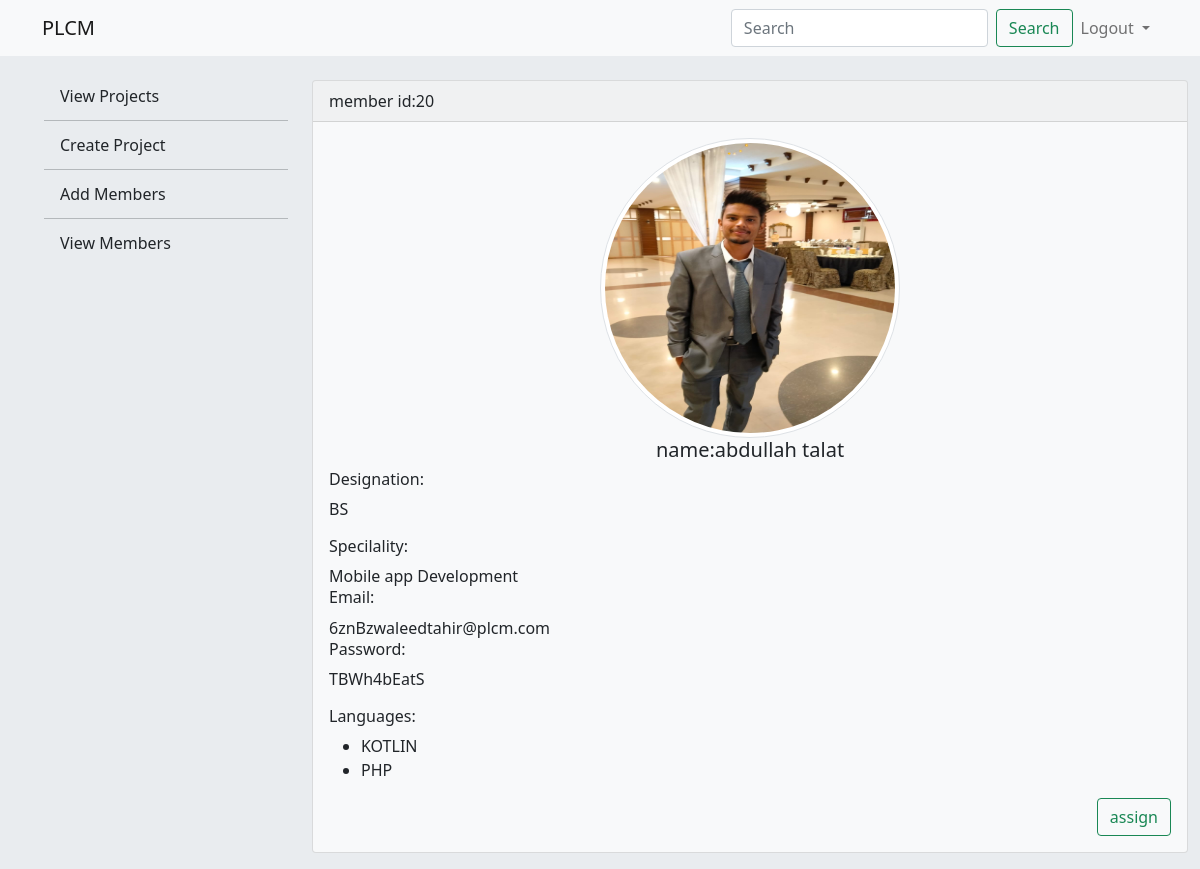
Page /admin/view_member_detail.php?p_id=20 (signed in) on the committed database.
### tables this page shows
CREATE TABLE `members` (
  `m_id` int(11) NOT NULL,
  `f_name` text NOT NULL,
  `l_name` text NOT NULL,
  `reg_no` text NOT NULL,
  `email` text NOT NULL,
  `password` text NOT NULL,
  `designation` text NOT NULL,
  `speciality` text NOT NULL,
  `img_path` text NOT NULL,
  `date` timestamp NOT NULL DEFAULT current_timestamp() ON UPDATE current_timestamp()
);

CREATE TABLE `languages` (
  `l_id` int(11) NOT NULL,
  `m_id` int(11) NOT NULL,
  `l_name` text NOT NULL
);

### admin/view_member_detail.php (the view, shortened to what this page needs)
<?php
include("connection/connection.php");
$query="select * from members where m_id=".$_GET['p_id'];
$result=mysqli_query($conn,$query);
$query="select * from languages where m_id=".$_GET['p_id'];
$lang=mysqli_query($conn,$query);
?>
<!doctype html>
<html lang="en">
  <head>
    <link href="https://cdn.jsdelivr.net/npm/bootstrap@5.1.3/dist/css/bootstrap.min.css" rel="stylesheet">
    <link rel='stylesheet' href='css/style.css'>
  </head>
  <body>
  <div class='container-fluid p-0 responsive'>
  <nav class="navbar navbar-expand-md navbar-light bg-light">
  <div class="container">
    <a class="navbar-brand" href="#">PLCM</a>
    <div class="collapse navbar-collapse" id="navbarSupportedContent">
      <form class="d-flex">
        <input class="form-control me-2" type="search" placeholder="Search" aria-label="Search">
        <button class="btn btn-outline-success" type="submit">Search</button>
      </form>
      <ul class='navbar-nav'>
      <li class="nav-item dropdown">
          <a class="nav-link dropdown-toggle" href="#" id="navbarDropdown" role="button" data-bs-toggle="dropdown" aria-expanded="false">
            Logout
          </a>
        </li>
</ul>
    </div>
  </div>
</nav>
<section class='content bg'>
  <div class='row m-0 pt-md-4'>
  <div class='col-md-3 d-none d-md-block align-self-start'>
  <ul class='menu '>
  <li><a class="dropdown-item " href="index.php">View Projects</a></li>
            <li><hr class="dropdown-divider"></li>
            <li><a class="dropdown-item" href="create_project.php">Create Project</a></li>
            <li><hr class="dropdown-divider"></li>
            <li><a class="dropdown-item" href="add_member.php">Add Members</a></li>
            <li><hr class="dropdown-divider"></li>
            <li><a class="dropdown-item" href="view_member.php">View Members</a></li>
</ul>
</div>
<div class='col-md-9 align-self-start'>
    <div class='row'>
<?php if(mysqli_num_rows($result)>0){
  while($row=mysqli_fetch_assoc($result)){
  ?>
    <div class='col-md-12 mt-2 mt-md-0 '>
    <div class="card text-dark bg-light mb-3" >
               <div class="card-header d-flex">member id:<?php echo $row['m_id']; ?>
  </div>
          <div class="card-body  d-flex flex-column">
          <img src='<?php echo $row['img_path']; ?>' style='width:300px;height:300px' class='rounded-circle mx-auto img-thumbnail'>
          <h5 class="card-title text-center">name:<?php echo$row['f_name']." ".$row['l_name']; ?></h5>
          <h5 class="card-title h6 ">Designation:</h5>
          <p class='text-body'>
  <?php
echo $row['designation'];
    ?>
    <h5 class="card-title h6 ">Specilality:</h5>
    <?php
    echo $row['speciality'];
    ?>
<h5 class="card-title h6 ">Email:</h5>
<?php
echo $row['email'];
?>
<h5 class="card-title h6 ">Password:</h5>
<?php
echo $row['password'];
?>
    </P>
    <h5 class="card-title h6 ">Languages:</h5>
    <ul>
      <?php  while($row=mysqli_fetch_assoc($lang)){?>
        <li ><?php  echo $row['l_name'] ?></li>
      <?php  } ?>
  </ul>
     <a href="assign.php?id=<?php echo $_GET['p_id'];  ?>" class='btn btn-outline-success align-self-end'>assign</a>
     </div>
        </div>
    </div>
<?php }
} ?>
</div>
</div>
</div>
</section>
</div>
</body>
</html>

### admin/css/style.css (style rules this page uses)
.row , .col-md-5,.col-md-7 { height:100%; display:flex; justify-content: center; align-items: center; }
.bg { background-color:#e9ecef!important; }
.menu { list-style:none; }
.card { position:relative; }
.responsive { height:100vh; background-color:#e9ecef; }

### rows in the picture
members: m_id "20", img_path (picture), f_name "abdullah", l_name "talat", designation "BS", speciality "Mobile app Development", email "6znBzwaleedtahir@plcm.com", password "TBWh4bEatS"
languages: l_name "KOTLIN"
languages: l_name "PHP"
